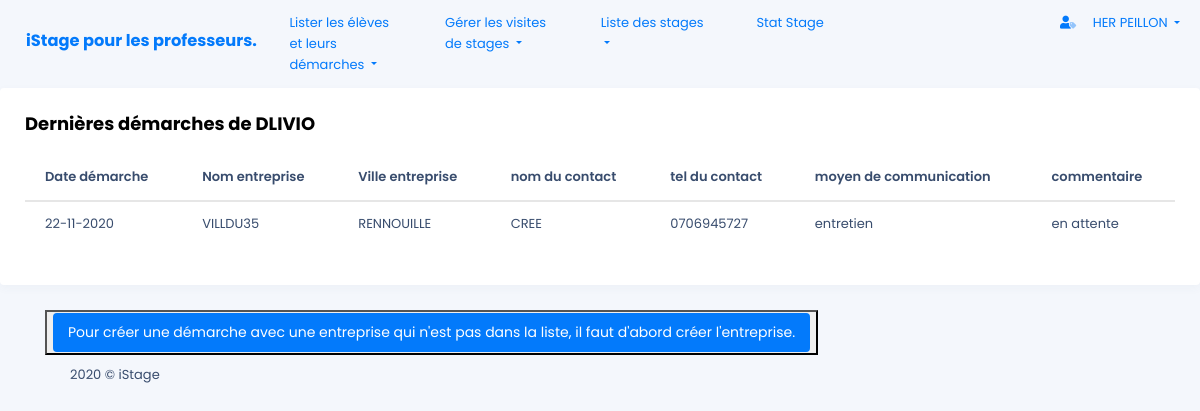
Page /front_end/lister_demarches_prof_form.php?id=8 (signed in) on the committed database.
### tables this page shows
CREATE TABLE IF NOT EXISTS ETUDIANT
 (
   ID_ETUDIANT SMALLINT  AUTO_INCREMENT ,
   ID_PROF SMALLINT NOT NULL  ,
   ID_CLASSE INTEGER NOT NULL  ,
   ID_SPECIALITE SMALLINT NOT NULL  ,
   NOM_ETUDIANT CHAR(32) NOT NULL  ,
   PRENOM_ETUDIANT CHAR(32) NOT NULL  ,
   ADR_ETUDIANT CHAR(32) NOT NULL  ,
   CP_ETUDIANT CHAR(5) NOT NULL  ,
   VILLE_ETUDIANT CHAR(32) NOT NULL  ,
   EMAIL CHAR(32) NOT NULL  ,
   TEL_ETUDIANT CHAR(10) NOT NULL ,
   MDP VARCHAR(100) NOT NULL
   , PRIMARY KEY (ID_ETUDIANT) 
 );

CREATE TABLE IF NOT EXISTS SALARIE
 (
   ID_SALARIE SMALLINT  AUTO_INCREMENT ,
   ID_ENTREPRISE SMALLINT NOT NULL  ,
   NOM_SALARIE CHAR(32) NOT NULL  ,
   PRENOM_SALARIE CHAR(32) NOT NULL  ,
   TEL_SALARIE CHAR(10) NOT NULL  ,
   EMAIL_SALARIE CHAR(32) NOT NULL  
   , PRIMARY KEY (ID_SALARIE) 
 );

CREATE TABLE IF NOT EXISTS DEMARCHE
 (
   ID_DEMARCHE SMALLINT AUTO_INCREMENT ,
   ID_ETUDIANT SMALLINT NOT NULL  ,
   ID_MOYEN SMALLINT NOT NULL  ,
   ID_SALARIE SMALLINT NOT NULL  ,
   DATE_DEMARCHE DATE NOT NULL  ,
   COMMENTAIRE CHAR(255) NOT NULL  
   , PRIMARY KEY (ID_DEMARCHE) 
 );

CREATE TABLE IF NOT EXISTS ENTREPRISE
 (
   ID_ENTREPRISE SMALLINT AUTO_INCREMENT ,
   NOM_ENTREPRISE CHAR(32) NOT NULL  ,
   ADRESSE_ENTREPRISE CHAR(255) NOT NULL  ,
   CP_ENTREPRISE CHAR(5) NOT NULL  ,
   VILLE_ENTREPRISE CHAR(32) NOT NULL  ,
   TEL_ENTREPRISE CHAR(10) NOT NULL  ,
   EMAIL_ENTREPRISE CHAR(32) NOT NULL  ,
   REFUS_ANNEE_SIO1 BOOLEAN NOT NULL DEFAULT FALSE  ,
   REFUS_ANNEE_SIO2 BOOLEAN NOT NULL DEFAULT FALSE 
   , PRIMARY KEY (ID_ENTREPRISE) 
 );

CREATE TABLE IF NOT EXISTS MOYENCOM
 (
   ID_MOYEN SMALLINT AUTO_INCREMENT ,
   LIBELLE_MOYEN CHAR(32) NOT NULL  
   , PRIMARY KEY (ID_MOYEN) 
 );

### back_end/eleve_stage_attente.php (called while the page is built)
<?php
$id_et=$_SESSION['id'];
$stmt = $db->prepare("SELECT * FROM stage WHERE  ETAT='AT' AND :id=id_etudiant ;");
$stmt->bindValue(':id', $id_et, PDO::PARAM_INT);
$stmt->execute();
$stageAT = $stmt->fetchAll(PDO::FETCH_BOTH);
$countStageAT = count($stageAT);
?>

### back_end/show_prenom_etudiant_selec.php (called while the page is built)
<?php
$id_et=$_GET['id'];
$stmt = $db->prepare(
    "SELECT PRENOM_ETUDIANT FROM ETUDIANT WHERE ID_ETUDIANT=:id;
    "
);
$stmt->bindValue(':id', $id_et, PDO::PARAM_INT);
$stmt->execute();
$prenomeleve = $stmt->fetch(PDO::FETCH_BOTH);
?>

### back_end/show-data_etudiant.php (called while the page is built, shortened)
<?php
 if ($_SESSION['rank'] == "professeur") {
  $id_et=$_GET['id'];
 }
$stmt = $db->prepare(
    "SELECT ENTREPRISE.ID_ENTREPRISE, NOM_ENTREPRISE,VILLE_ENTREPRISE, NOM_SALARIE,
           TEL_SALARIE,DATE_DEMARCHE,COMMENTAIRE,LIBELLE_MOYEN
        FROM salarie,demarche,entreprise,moyencom
        WHERE MOYENCOM.ID_MOYEN=DEMARCHE.ID_MOYEN AND
              DEMARCHE.ID_SALARIE=SALARIE.ID_SALARIE AND
            ENTREPRISE.ID_ENTREPRISE= SALARIE.ID_ENTREPRISE AND
            DEMARCHE.ID_ETUDIANT=:id
        ORDER BY DATE_DEMARCHE  DESC"
);
$stmt->bindValue(':id', $id_et, PDO::PARAM_INT);
$stmt->execute();
$demarches = $stmt->fetchAll(PDO::FETCH_BOTH);
?>

### front_end/lister_dern_dem_et_prof.php (the view)
<?php
include '../back_end/show_prenom_etudiant_selec.php'
?>
<div class="row">
    <div class="col-md-12">
        <div class="card">
            <div class="card-body">
            <?php
            if($countStageAT==0){
                echo'
                 <h5 class="card-title">Dernières démarches de '.$prenomeleve['PRENOM_ETUDIANT'].' </h5>';
            }
                 else{
                    echo'
                    <h5 class="card-title">Dernières démarches que tu as réalisées</h5>
                    <p>Vous avez déjà un stage en attente, veuillez attendre la validation de ce dernier !</p>';
                 }
                 ?>
                 <div class="table-responsive">
                 <table class="table">
                        <thead>
                            <tr>
                                                <th scope="col">Date démarche</th>
                                                <th scope="col">Nom entreprise</th>
                                                <th scope="col">Ville entreprise</th>
                                                <th scope="col">nom du contact</th>
                                                <th scope="col">tel du contact</th>
                                                <th scope="col">moyen de communication</th>
                                                <th scope="col">commentaire</th>
                             </tr>
                        </thead>
                        <tbody>
                            <?php
                                 foreach( $demarches as $row ) {
                                    echo '
                                    <tr>
                                        <td>'. join('-',array_reverse(explode('-',substr($row['DATE_DEMARCHE'],0,10)))).'</td>
                                        <td>'. $row['NOM_ENTREPRISE'].'</td>
                                        <td>'. $row['VILLE_ENTREPRISE'].'</td>
                                        <td>'. $row['NOM_SALARIE'].'</td>
                                        <td>'. $row['TEL_SALARIE'].'</td>
                                        <td>'. $row['LIBELLE_MOYEN'].'</td>
                                        <td>'. $row['COMMENTAIRE'].'</td>
                                    </tr>
                                '; } ?>
                        </tbody>
                    </table>
                 </div>
            </div>
        </div>
    </div>
</div>

### assets/css/custom.css (style rules this page uses)
body { font-size: 1rem; font-family: Roboto, sans-serif; font-weight: initial; line-height: normal; -webkit-font-smoothing: antialiased }
.h1, .h2, .h3, .h4, .h5, .h6, h1, h2, h3, h4, h5, h6 { font-weight: 700 }
.h5, h5 { font-size: 1rem }
body, html { overflow-x: hidden; padding-right: 0 !important }
* { box-sizing: border-box }

### rows in the picture
etudiant: PRENOM_ETUDIANT "DLIVIO"
salarie: demarche.DATE_DEMARCHE "22-11-2020", ID_ENTREPRISE.NOM_ENTREPRISE "VILLDU35", ID_ENTREPRISE.VILLE_ENTREPRISE "RENNOUILLE", NOM_SALARIE "CREE", TEL_SALARIE "0706945727", moyencom.LIBELLE_MOYEN "entretien", demarche.COMMENTAIRE "en attente"

### other values in the picture
$_SESSION['prenom'] "HER"
$_SESSION['nom'] "PEILLON"
